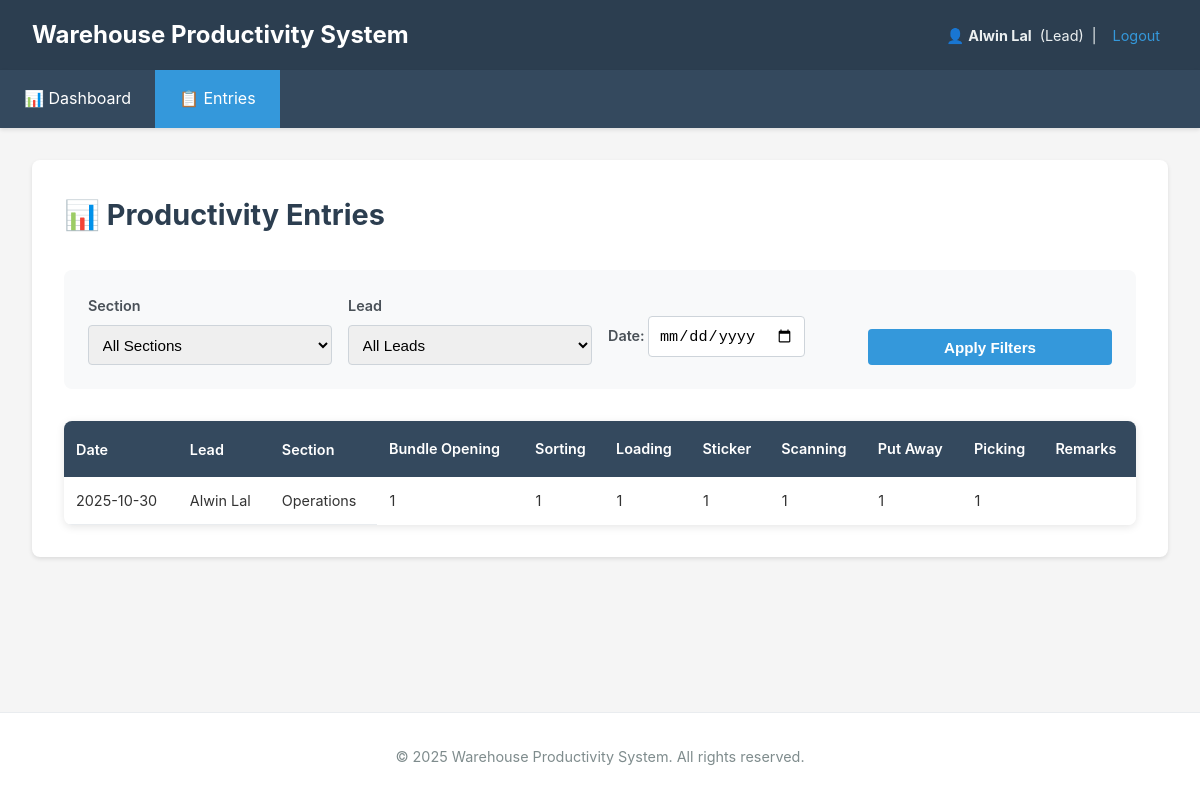
Screenshot of /entries/ (signed in) with the database file from the repository.
### productivity/models.py (models this page shows, shortened)
class User(AbstractUser):
    ROLE_CHOICES = [
        ('admin','Admin'),
        ('manager','Manager'),
        ('lead','Lead'),
        ('employee','Employee'),
    ]
    role = models.CharField(max_length=20, choices=ROLE_CHOICES, default='employee')
    sections = models.ManyToManyField('Section', blank=True, related_name='employees')

class ProductivityEntry(models.Model):
    lead = models.ForeignKey(User, limit_choices_to={'role':'employee'}, on_delete=models.CASCADE, related_name='entries')
    section = models.ForeignKey(Section, on_delete=models.PROTECT, related_name='entries')
    date = models.DateField()
    remarks = models.TextField(blank=True)
    created_at = models.DateTimeField(auto_now_add=True)
    bundle_opening = models.IntegerField(default=0)
    sorting = models.IntegerField(default=0)
    loading = models.IntegerField(default=0)
    sticker = models.PositiveIntegerField(default=0)
    scanning = models.PositiveIntegerField(default=0)
    put_away = models.PositiveIntegerField(default=0)
    picking = models.PositiveIntegerField(default=0)
    class Meta:
        unique_together = ('lead','section','date')
        ordering = ['-date','-created_at']

class Section(models.Model):
    name = models.CharField(max_length=200, unique=True)
    description = models.TextField(blank=True)

### productivity/views.py (the view)
# urls.py: path('entries/', EntryListView.as_view(), name='entry_list'),
@method_decorator(login_required, name='dispatch')
class EntryListView(ListView):
    model = ProductivityEntry
    template_name = 'productivity/entry_list.html'
    paginate_by = 25
    def get_queryset(self):
        qs = super().get_queryset()
        user = self.request.user
        if role_check(user, ['admin', 'manager']):
            pass  # full access
        elif role_check(user, ['lead']):
            qs = qs.filter(lead=user)
        else:  # employee
            qs = qs.filter(section__in=user.sections.all())
        section = self.request.GET.get('section')
        lead = self.request.GET.get('lead')
        date = self.request.GET.get('date')
        if section:
            if section.isdigit():
                qs = qs.filter(section_id=int(section))
            else:
                qs = qs.filter(section__name__icontains=section)
        if lead:
            if lead.isdigit():
                qs = qs.filter(lead_id=int(lead))
            else:
                qs = qs.filter(lead__username__icontains=lead)
        if date:
            qs = qs.filter(date=date)
        else:
            qs = qs.filter(date=timezone.localdate())
        return qs.select_related('lead', 'section')
    def get_context_data(self, **kwargs):
        context = super().get_context_data(**kwargs)
        context['sections'] = Section.objects.all()
        context['leads'] = User.objects.filter(role='lead')
        context['today'] = timezone.localdate()
        return context

### productivity/views.py (called while the page is built)
def role_check(user, roles):
    return user.is_authenticated and (user.role in roles or user.is_superuser)

### templates/productivity/entry_list.html (shortened to what this page needs)
{% extends 'productivity/base.html' %}
{% block content %}
<div class="page-header">
    <h2>📊 Productivity Entries</h2>
</div>
<form method="get" class="filter-form">
    <div class="form-group">
        <label for="section">Section</label>
        <select name="section" id="section">
            <option value="">All Sections</option>
        </select>
    </div>
    <div class="form-group">
        <label for="lead">Lead</label>
        <select name="lead" id="lead">
            <option value="">All Leads</option>
        </select>
    </div>
    <div class="form-group">
        <label>Date:
  <input type="date" name="date" value="{{ request.GET.date|default:today }}">
</label>
    </div>
    <div class="form-group">
        <button type="submit" class="btn btn-primary">Apply Filters</button>
    </div>
</form>
{% if object_list %}
<div class="table-container">
    <table class="entry-table">
        <thead>
            <tr>
                <th>Date</th>
                <th>Lead</th>
                <th>Section</th>
                <th>Bundle Opening</th>
                <th>Sorting</th>
                <th>Loading</th>
                <th>Sticker</th>
                <th>Scanning</th>
                <th>Put Away</th>
                <th>Picking</th>
                <th>Remarks</th>
            </tr>
        </thead>
        <tbody>
        {% for e in object_list %}
            <tr id="entry-{{ e.pk }}">
                <td>{{ e.date|date:"Y-m-d" }}</td>
                <td>{{ e.lead.username }}</td>
                <td>{{ e.section.name }}</td>
                {% if user.role == 'admin' or user.role == 'manager' or user.role == 'lead' %}
                    <td contenteditable="true" class="editable" data-pk="{{ e.id }}" data-field="bundle_opening">{{ e.bundle_opening|default:"" }}</td>
                    <td contenteditable="true" class="editable" data-pk="{{ e.id }}" data-field="sorting">{{ e.sorting|default:"" }}</td>
                    <td contenteditable="true" class="editable" data-pk="{{ e.id }}" data-field="loading">{{ e.loading|default:"" }}</td>
                    <td contenteditable="true" class="editable" data-pk="{{ e.id }}" data-field="sticker">{{ e.sticker|default:"" }}</td>
                    <td contenteditable="true" class="editable" data-pk="{{ e.id }}" data-field="scanning">{{ e.scanning|default:"" }}</td>
                    <td contenteditable="true" class="editable" data-pk="{{ e.id }}" data-field="put_away">{{ e.put_away|default:"" }}</td>
                    <td contenteditable="true" class="editable" data-pk="{{ e.id }}" data-field="picking">{{ e.picking|default:"" }}</td>
                    <td contenteditable="true" class="editable" data-pk="{{ e.id }}" data-field="remarks">{{ e.remarks|default:"" }}</td>
                {% endif %}
            </tr>
        {% endfor %}
        </tbody>
    </table>
</div>
{% endif %}
{% endblock %}

### templates/productivity/base.html (shortened to what this page needs)
<!doctype html>
<html lang="en">
<head>
</head>
<body>
    <header class="header">
        <div class="header-content">
            <h1>Warehouse Productivity System</h1>
            <div class="user-info">
                {% if user.is_authenticated %}
                    <span>👤 <strong>{{ user.username }}</strong></span>
                    <span>({{ user.get_role_display }})</span>
                    <span>|</span>
                    <a href="{% url 'logout' %}">Logout</a>
                {% else %}
                    <a href="login/">Login</a> to continue
                {% endif %}
            </div>
        </div>
    </header>
    <nav class="nav">
        <ul id="navMenu">
            <li>
                <a href="{% url 'dashboard' %}"
                   {% if request.resolver_match.url_name == 'dashboard' %}class="active"{% endif %}>
                    📊 Dashboard
                </a>
            </li>
            <li>
                <a href="{% url 'entry_list' %}"
                   {% if request.resolver_match.url_name == 'entry_list' %}class="active"{% endif %}>
                    📋 Entries
                </a>
            </li>
        </ul>
    </nav>
    <div class="container">
        <main class="content">
            {% block content %}{% endblock %}
        </main>
    </div>
    <footer class="footer">
        <p>&copy; {% now "Y" %} Warehouse Productivity System. All rights reserved.</p>
    </footer>
</body>
</html>

### templates/productivity/base.html (style rules this page uses)
* { margin: 0; padding: 0; box-sizing: border-box; }
body { font-family: -apple-system, BlinkMacSystemFont, 'Segoe UI', Roboto, Oxygen, Ubuntu, Cantarell, sans-serif; line-height: 1.6; color: #333; background-color: #f5f5f5; min-height: 100vh; display: flex; flex-direction: column; }
.header { background-color: #2c3e50; color: white; padding: 1rem 2rem; box-shadow: 0 2px 4px rgba(0,0,0,0.1); }
.header-content { display: flex; justify-content: space-between; align-items: center; flex-wrap: wrap; gap: 0.5rem; }
.header h1 { font-size: 1.5rem; margin: 0; }
.user-info { font-size: 0.9rem; color: #ecf0f1; display: flex; align-items: center; gap: 0.5rem; flex-wrap: wrap; }
.user-info a { color: #3498db; text-decoration: none; transition: color 0.3s; padding: 0.25rem 0.5rem; }
.nav { background-color: #34495e; box-shadow: 0 2px 4px rgba(0,0,0,0.1); position: relative; }
.nav ul { list-style: none; display: flex; flex-wrap: wrap; margin: 0; padding: 0; }
.nav li { margin: 0; }
.nav a { display: block; padding: 1rem 1.5rem; color: white; text-decoration: none; transition: background-color 0.3s; white-space: nowrap; }
.nav a.active { background-color: #3498db; }
.container { max-width: 1400px; margin: 2rem auto; padding: 0 2rem; flex: 1; width: 100%; }
.content { background-color: white; padding: 2rem; border-radius: 8px; box-shadow: 0 2px 4px rgba(0,0,0,0.1); }
.footer { text-align: center; padding: 2rem; color: #7f8c8d; font-size: 0.9rem; background-color: white; border-top: 1px solid #e9ecef; }

### templates/productivity/entry_list.html (style rules this page uses)
.page-header { display: flex; justify-content: space-between; align-items: center; margin-bottom: 2rem; }
.page-header h2 { color: #2c3e50; font-size: 1.8rem; margin: 0; }
.filter-form { background: #f8f9fa; padding: 1.5rem; border-radius: 8px; margin-bottom: 2rem; display: grid; grid-template-columns: repeat(auto-fit, minmax(200px, 1fr)); gap: 1rem; align-items: end; }
.form-group { display: flex; flex-direction: column; }
.form-group label { font-weight: 600; margin-bottom: 0.5rem; color: #495057; font-size: 0.9rem; }
.form-group select, .form-group input { padding: 0.6rem; border: 1px solid #ced4da; border-radius: 4px; font-size: 0.95rem; transition: border-color 0.3s; }
.btn { padding: 0.6rem 1.5rem; border: none; border-radius: 4px; font-size: 0.95rem; cursor: pointer; transition: all 0.3s; font-weight: 600; }
.btn-primary { background-color: #3498db; color: white; }
.table-container { overflow-x: auto; background: white; border-radius: 8px; box-shadow: 0 2px 8px rgba(0,0,0,0.1); }
.entry-table { width: 100%; border-collapse: collapse; min-width: 1000px; }
.entry-table thead { background-color: #34495e; color: white; }
.entry-table th { padding: 1rem 0.75rem; text-align: left; font-weight: 600; font-size: 0.9rem; white-space: nowrap; }
.entry-table tbody tr { border-bottom: 1px solid #e9ecef; transition: background-color 0.2s; }
.entry-table td { padding: 0.75rem; font-size: 0.9rem; }
.editable { background-color: #fff; border: 1px solid transparent; border-radius: 4px; padding: 0.5rem; min-height: 2rem; cursor: text; transition: all 0.2s; }

### rows the page displays
User: username "Alwin Lal", role "Lead"
ProductivityEntry: date "2025-10-30", lead.username "Alwin Lal", section.name "Operations", bundle_opening "1", sorting "1", loading "1", sticker "1", scanning "1", put_away "1", picking "1"
